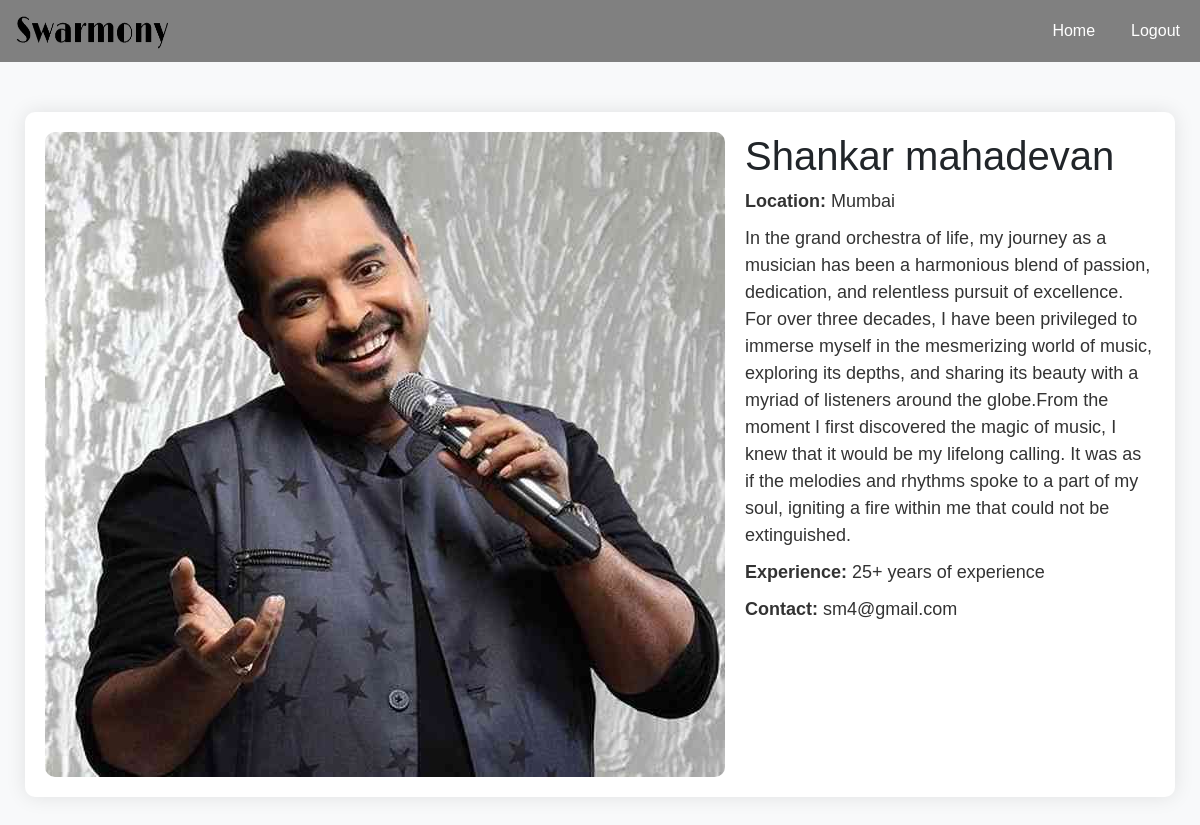
Screenshot of /detail.php?id=3 with the database file from the repository.
### tables this page shows
CREATE TABLE `artists` (
  `id` int(11) NOT NULL,
  `artistType` varchar(128) NOT NULL,
  `name` varchar(128) NOT NULL,
  `location` varchar(128) NOT NULL,
  `sdes` varchar(255) NOT NULL,
  `description` varchar(1000) NOT NULL,
  `image` varchar(100) NOT NULL,
  `experience` varchar(128) NOT NULL,
  `email` varchar(100) NOT NULL
);

### detail.php (the view, shortened to what this page needs)
<!DOCTYPE html>
<html lang="en">
<head>
    <link href="https://cdnjs.cloudflare.com/ajax/libs/twitter-bootstrap/5.3.0/css/bootstrap.min.css" rel="stylesheet">
</head>
<body>
    <nav class="navbar navbar-expand-lg navbar-light custom-navbar">
        <div class="container-fluid">
            <a class="navbar-brand custom-navbar-brand" href="index.php">
                <img src="logo.png" alt="Logo" width="160" height="36" class="d-inline-block align-top">
            </a>
            <div class="collapse navbar-collapse" id="navbarNav">
                <ul class="navbar-nav ms-auto">
                    <li class="nav-item">
                        <a class="nav-link custom-nav-link" href="index.php">Home</a>
                    </li>
                    <li class="nav-item">
                        <a class="nav-link custom-nav-link" href="logout.php">Logout</a>
                    </li>
                </ul>
            </div>
        </div>
    </nav>
    <?php
        require('db.php');
        if (isset($_GET['id'])) {
            $artist_id = $_GET['id'];
            $query = "SELECT * FROM artists WHERE id = $artist_id";
            $result = mysqli_query($conn, $query);
            if (mysqli_num_rows($result) > 0) {
                $artist = mysqli_fetch_assoc($result);
                ?>
                <div class="custom-artist-details">
                    <img src="<?php echo $artist['image']; ?>" alt="<?php echo $artist['name']; ?>">
                    <div>
                        <h1><?php echo $artist['name']; ?></h1>
                        <p><strong>Location:</strong> <?php echo $artist['location']; ?></p>
                        <p><?php echo $artist['description']; ?></p>
                        <p><strong>Experience:</strong> <?php echo $artist['experience']; ?></p>
                        <p><strong>Contact:</strong> <?php echo $artist['email']; ?></p>
                    </div>
                </div>
                <?php
            } else {
                echo "Artist not found.";
            }
        } else {
            echo "Artist ID not provided.";
        }
    ?>
</body>
</html>

### detail.php (style rules this page uses)
body { font-family: Arial, sans-serif; background-color: #f8f9fa; margin: 0; padding: 0; }
.custom-navbar { background-color: gray; }
.custom-navbar-brand, .custom-navbar-nav .custom-nav-link { color: black; }
.custom-nav-link { color: #fff; }
.nav-item { margin-left: 20px; }
.custom-artist-details { max-width: 1150px; margin: 50px auto; background-color: #fff; padding: 20px; border-radius: 10px; box-shadow: 0 0 20px rgba(0, 0, 0, 0.1); display: flex; align-items: flex-start; }
.custom-artist-details img { flex: 0 0 200px; height: auto; border-radius: 10px; margin-right: 20px; }
.custom-artist-details div { flex-grow: 1; }
.custom-artist-details h2, .custom-artist-details p { margin: 0 0 10px 0; color: #333; font-size: 18px; line-height: 1.5; }
.custom-artist-details p:last-child { margin-bottom: 0; }

### rows the page displays
artists: name "Shankar mahadevan", location "Mumbai", description "In the grand orchestra of life, my journey as a musician has been a harmonious blend of passion, dedication, and relentless pursuit of excellence. For over three decades, I have been privileged to immerse myself in the mesmerizing world of music, exploring its depths, and sharing its beauty with a myriad of listeners around the globe.From the moment I first discovered the magic of music, I knew that it would be my lifelong calling. It was as if the melodies and rhythms spoke to a part of my soul, igniting a fire within me that could not be extinguished.", experience "25+ years of experience", email "sm4@gmail.com"
